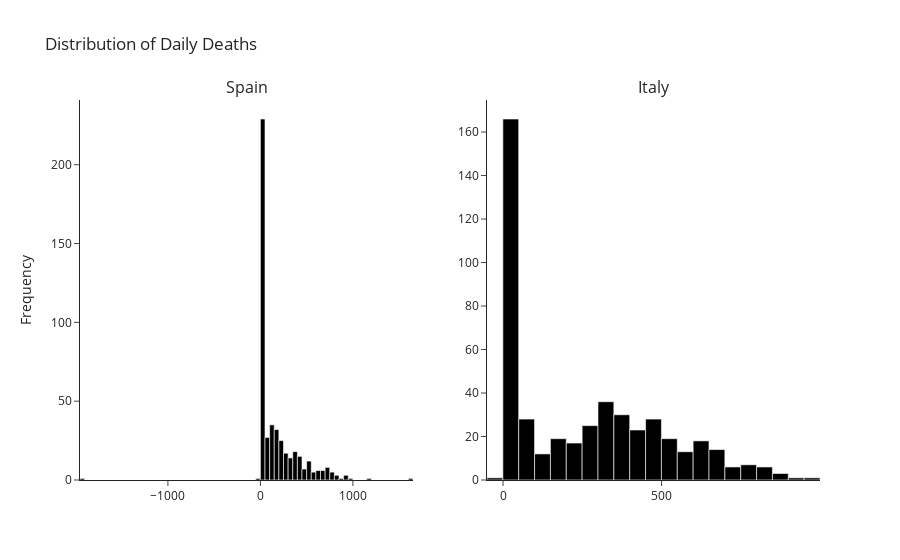

Notebook code for this chart:
### Markdown cell above
### Subplots with `plotly`

### Code cell
from plotly.subplots import make_subplots
import plotly.graph_objects as go

fig = make_subplots(rows=1, cols=2, subplot_titles=["Spain", "Italy"])

df_multi_hist = df_full.loc[
    df_full.CountryRegion.isin(["Spain", "Italy"]), 
    ["CountryRegion", "Date", "Deaths"]
].copy()
df_multi_hist = df_multi_hist.set_index(["CountryRegion", "Date"]).sort_index()

df_multi_hist["DailyDeaths"] = (
    df_multi_hist["Deaths"] - df_multi_hist.groupby("CountryRegion")["Deaths"].shift()
)
df_multi_hist = df_multi_hist.reset_index().dropna()

data_spain = df_multi_hist.query("CountryRegion == 'Spain'").DailyDeaths
data_italy = df_multi_hist.query("CountryRegion == 'Italy'").DailyDeaths

fig.add_trace(
    go.Histogram(x=data_spain, name="Spain", marker_color="black"),
    row=1, col=1
)
fig.add_trace(
    go.Histogram(x=data_italy, name="Italy", marker_color="black"),
    row=1, col=2,
)
fig.update_layout(title="Distribution of Daily Deaths", showlegend=False, yaxis_title="Frequency")
fig.show()

### Figure 1 — Plotly figure (JSON) as saved in the notebook; plotly's stock layout.template omitted (floating-point values rounded to 4 significant figures; data arrays with more than 128 entries replaced by an {"elided": "..."} marker saying what was removed)
{"data": [{"marker": {"color": "black"}, "name": "Spain", "type": "histogram", "x": {"elided": "473 int values"}, "xaxis": "x", "yaxis": "y"}, {"marker": {"color": "black"}, "name": "Italy", "type": "histogram", "x": {"elided": "473 int values"}, "xaxis": "x2", "yaxis": "y2"}], "layout": {"annotations": [{"font": {"size": 16}, "showarrow": false, "text": "Spain", "x": 0.225, "xanchor": "center", "xref": "paper", "y": 1, "yanchor": "bottom", "yref": "paper"}, {"font": {"size": 16}, "showarrow": false, "text": "Italy", "x": 0.775, "xanchor": "center", "xref": "paper", "y": 1, "yanchor": "bottom", "yref": "paper"}], "showlegend": false, "title": {"text": "Distribution of Daily Deaths"}, "xaxis": {"anchor": "y", "domain": [0, 0.45]}, "xaxis2": {"anchor": "y2", "domain": [0.55, 1]}, "yaxis": {"anchor": "x", "domain": [0, 1], "title": {"text": "Frequency"}}, "yaxis2": {"anchor": "x2", "domain": [0, 1]}}}
